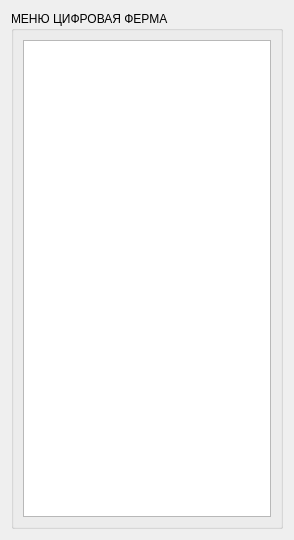
<?xml version="1.0" encoding="UTF-8"?>
<ui version="4.0">
 <class>Widget_menu</class>
 <widget class="QWidget" name="Widget_menu">
  <property name="geometry">
   <rect>
    <x>0</x>
    <y>0</y>
    <width>294</width>
    <height>540</height>
   </rect>
  </property>
  <property name="sizePolicy">
   <sizepolicy hsizetype="Fixed" vsizetype="Preferred">
    <horstretch>0</horstretch>
    <verstretch>0</verstretch>
   </sizepolicy>
  </property>
  <property name="windowTitle">
   <string>Form</string>
  </property>
  <layout class="QHBoxLayout" name="horizontalLayout">
   <item>
    <widget class="QGroupBox" name="groupBox">
     <property name="maximumSize">
      <size>
       <width>400</width>
       <height>16777215</height>
      </size>
     </property>
     <property name="title">
      <string>МЕНЮ ЦИФРОВАЯ ФЕРМА</string>
     </property>
     <layout class="QVBoxLayout" name="verticalLayout">
      <item>
       <widget class="QTreeView" name="treeView"/>
      </item>
     </layout>
    </widget>
   </item>
  </layout>
 </widget>
 <resources/>
 <connections/>
</ui>
